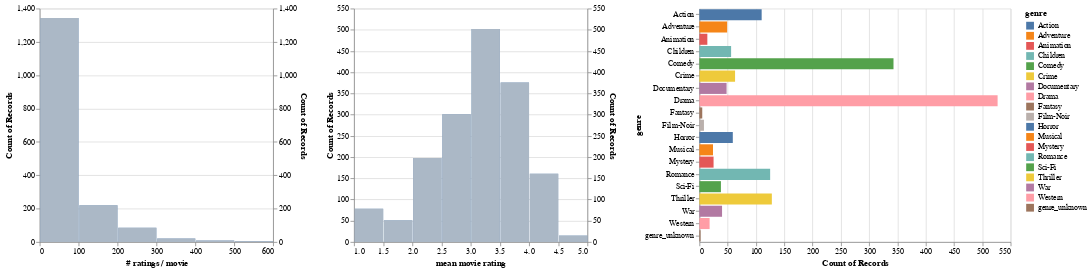

Source (notebook cell):
### Markdown cell above
Finally, the last chart shows the distribution of the number of ratings and average rating.

### Code cell
# Display the number of ratings and average rating per movie.
alt.hconcat(
    filtered_hist('rating count', '# ratings / movie', genre_filter),
    filtered_hist('rating mean', 'mean movie rating', genre_filter),
    genre_chart,
    data=movies_ratings)

### Figure 1 — Vega-Lite specification as saved in the notebook (floating-point values rounded to 4 significant figures; data arrays with more than 128 entries replaced by an {"elided": "..."} marker saying what was removed)
{"config": {"view": {"continuousWidth": 400, "continuousHeight": 300}}, "hconcat": [{"layer": [{"mark": "bar", "encoding": {"x": {"type": "quantitative", "bin": {"maxbins": 10}, "field": "rating count", "title": "# ratings / movie"}, "y": {"type": "quantitative", "aggregate": "count"}}, "transform": [{"filter": {"selection": "selector002"}}], "width": 300}, {"mark": "bar", "encoding": {"color": {"value": "lightgray"}, "opacity": {"value": 0.7}, "x": {"type": "quantitative", "bin": {"maxbins": 10}, "field": "rating count", "title": "# ratings / movie"}, "y": {"type": "quantitative", "aggregate": "count"}}, "width": 300}], "resolve": {"scale": {"y": "independent"}}}, {"layer": [{"mark": "bar", "encoding": {"x": {"type": "quantitative", "bin": {"maxbins": 10}, "field": "rating mean", "title": "mean movie rating"}, "y": {"type": "quantitative", "aggregate": "count"}}, "transform": [{"filter": {"selection": "selector002"}}], "width": 300}, {"mark": "bar", "encoding": {"color": {"value": "lightgray"}, "opacity": {"value": 0.7}, "x": {"type": "quantitative", "bin": {"maxbins": 10}, "field": "rating mean", "title": "mean movie rating"}, "y": {"type": "quantitative", "aggregate": "count"}}, "width": 300}], "resolve": {"scale": {"y": "independent"}}}, {"mark": "bar", "encoding": {"color": {"condition": {"type": "nominal", "field": "genre", "selection": "selector002"}, "value": "lightgray"}, "x": {"type": "quantitative", "aggregate": "count"}, "y": {"type": "nominal", "field": "genre"}}, "height": 300, "selection": {"selector002": {"type": "multi", "fields": ["genre"]}}}], "data": {"name": "data-96c7f488f3f3dd531fdad60d05c8e6d8"}, "$schema": "https://vega.github.io/schema/vega-lite/v4.8.1.json", "datasets": {"data-96c7f488f3f3dd531fdad60d05c8e6d8": {"elided": "1682 records"}}}
